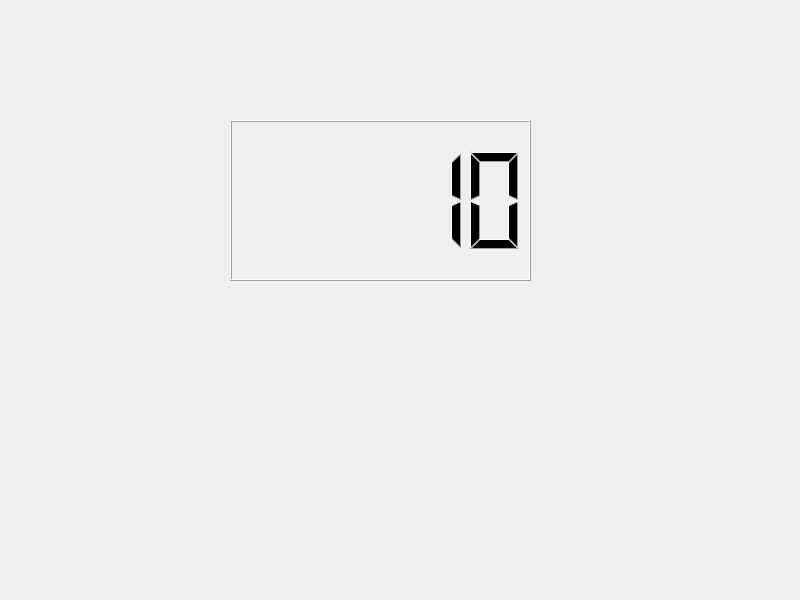
<?xml version="1.0" encoding="UTF-8"?>
<ui version="4.0">
 <class>Widget</class>
 <widget class="QWidget" name="Widget">
  <property name="geometry">
   <rect>
    <x>0</x>
    <y>0</y>
    <width>800</width>
    <height>600</height>
   </rect>
  </property>
  <property name="windowTitle">
   <string>Widget</string>
  </property>
  <widget class="QLCDNumber" name="lcdNumber">
   <property name="geometry">
    <rect>
     <x>230</x>
     <y>120</y>
     <width>301</width>
     <height>161</height>
    </rect>
   </property>
   <property name="intValue" stdset="0">
    <number>10</number>
   </property>
  </widget>
 </widget>
 <resources/>
 <connections/>
</ui>
